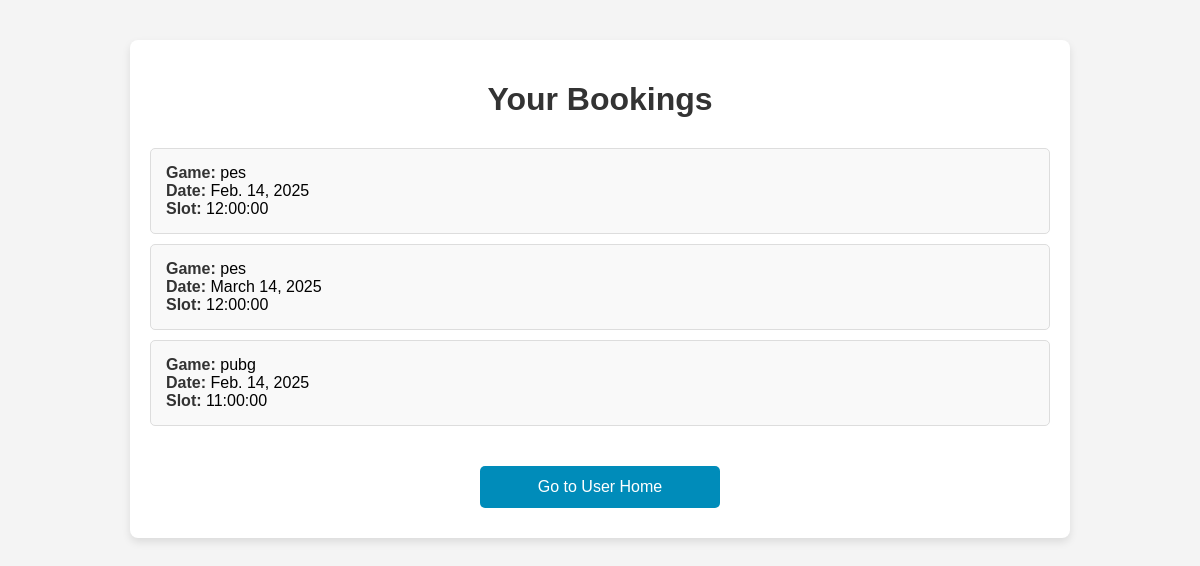
/my-bookings/ (signed in), run on an earlier commit of the app's database.
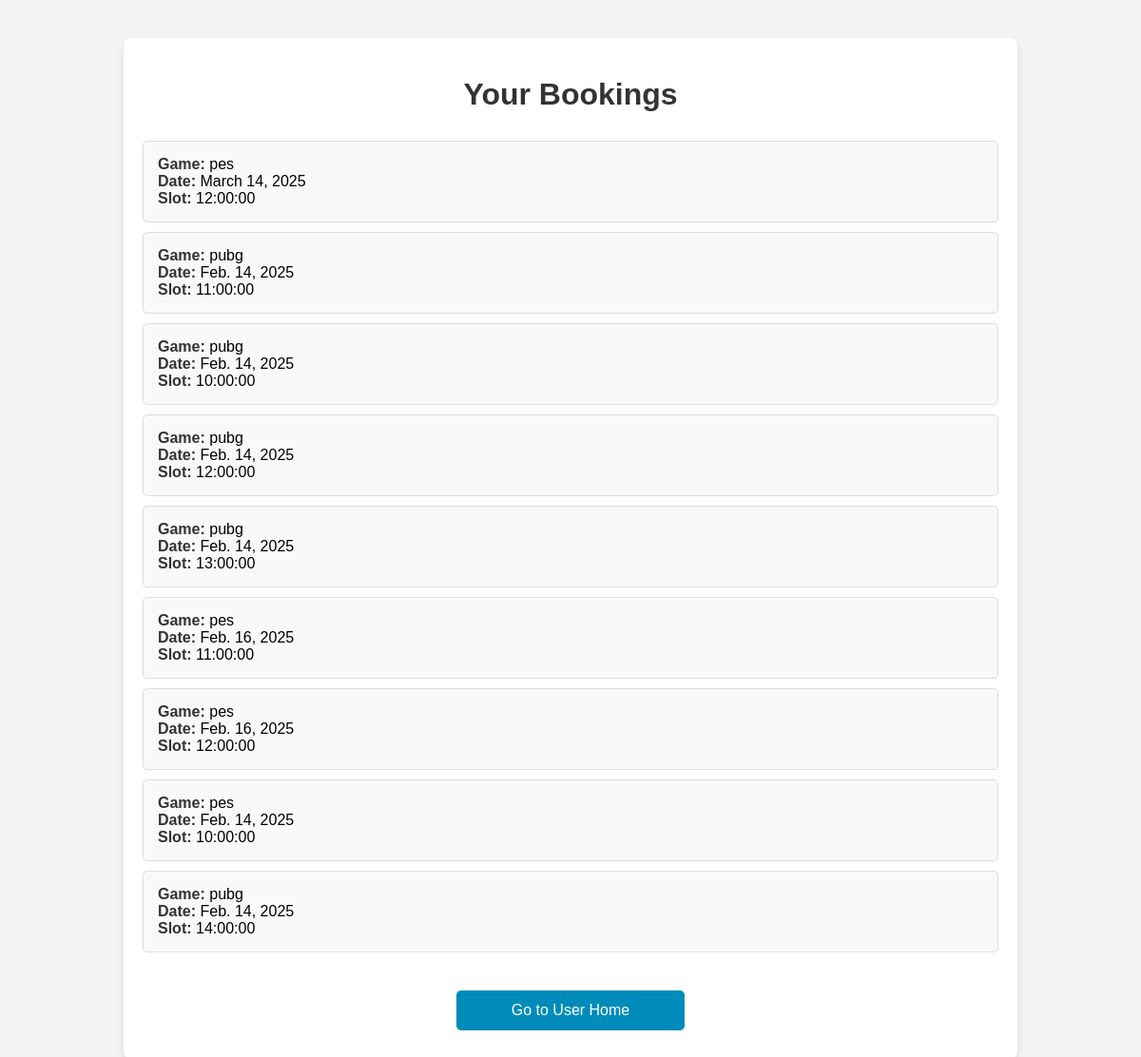
And on a later commit of the database.
### app/models.py (models this page shows, shortened)
class SlotBooking(models.Model):
    user = models.ForeignKey(User, on_delete=models.CASCADE)  # Link to user
    name = models.CharField(max_length=100)
    email = models.EmailField()
    game = models.ForeignKey(Game, on_delete=models.CASCADE)
    slot = models.ForeignKey(Slot, on_delete=models.CASCADE)
    date = models.DateField()
    booking_time = models.DateTimeField(default=now)

class Game(models.Model):
    g_id = models.CharField(max_length=20, unique=True)
    title = models.CharField(max_length=100)
    description = models.TextField()
    release_date = models.DateField()
    price = models.DecimalField(max_digits=10, decimal_places=2)
    image = models.FileField()

class Slot(models.Model):
    TIME_SLOT_CHOICES = [
        ('10:00 AM - 12:00 PM', '10:00 AM - 12:00 PM'),
        ('12:00 PM - 2:00 PM', '12:00 PM - 2:00 PM'),
        ('2:00 PM - 4:00 PM', '2:00 PM - 4:00 PM'),
        ('4:00 PM - 6:00 PM', '4:00 PM - 6:00 PM'),
        ('6:00 PM - 8:00 PM', '6:00 PM - 8:00 PM'),
    ]
    game = models.ForeignKey(Game, on_delete=models.CASCADE, related_name="slots")
    date = models.DateField()
    time_slot = models.CharField(max_length=20, choices=TIME_SLOT_CHOICES)
    reserved = models.BooleanField(default=False)
    booking_time = models.DateTimeField(null=True, blank=True)  # Track when booked
    class Meta:
        unique_together = ('game', 'date', 'time_slot')

### app/views.py (the view)
# urls.py: path('my-bookings/', views.my_bookings, name='my_bookings'),
@login_required
def my_bookings(request):
    bookings = SlotBooking.objects.filter(user=request.user)
    return render(request, 'user/my_bookings.html', {'bookings': bookings})

### templates/user/my_bookings.html (shortened to what this page needs)
<!DOCTYPE html>
<html lang="en">
<head>
</head>
<body>
<div class="container">
    <h1>Your Bookings</h1>
    {% if bookings %}
        <ul>
            {% for booking in bookings %}
                <li>
                    <strong>Game:</strong> {{ booking.game.title }} <br>
                    <strong>Date:</strong> {{ booking.date }} <br>
                    <strong>Slot:</strong> {{ booking.slot.time_slot }} <br>
                </li>
            {% endfor %}
        </ul>
    {% else %}
        <p class="no-bookings">You have no bookings yet. Please make a booking!</p>
    {% endif %}
    <div class="button-container">
        <a href="{% url 'user_home' %}" class="home-button">Go to User Home</a>
    </div>
</div>
</body>
</html>

### templates/user/my_bookings.html (style rules this page uses)
body { font-family: Arial, sans-serif; background-color: #f4f4f4; margin: 0; padding: 0; }
.container { width: 80%; max-width: 900px; margin: 40px auto; background-color: white; padding: 20px; border-radius: 8px; box-shadow: 0 4px 8px rgba(0, 0, 0, 0.1); }
h1 { text-align: center; color: #333; margin-bottom: 30px; }
ul { list-style-type: none; padding: 0; }
li { background-color: #f9f9f9; border: 1px solid #ddd; margin-bottom: 10px; padding: 15px; border-radius: 5px; }
li strong { color: #333; }
.button-container { text-align: center; margin-top: 30px; }
.home-button, .book-button { background-color: #008CBA; color: white; padding: 12px 20px; font-size: 16px; border: none; border-radius: 5px; cursor: pointer; width: 200px; margin: 10px; text-decoration: none; display: inline-block; }

What changed in the data, as far as the page shows it:
removed SlotBooking: game "pes", date "Feb. 14, 2025", slot.time_slot "12:00:00"
added SlotBooking: game "pubg", date "Feb. 14, 2025", slot.time_slot "10:00:00"
added SlotBooking: game "pubg", date "Feb. 14, 2025", slot.time_slot "12:00:00"
added SlotBooking: game "pubg", date "Feb. 14, 2025", slot.time_slot "13:00:00"
added SlotBooking: game "pes", date "Feb. 16, 2025", slot.time_slot "11:00:00"
added SlotBooking: game "pes", date "Feb. 16, 2025", slot.time_slot "12:00:00"
added SlotBooking: game "pes", date "Feb. 14, 2025", slot.time_slot "10:00:00"
added SlotBooking: game "pubg", date "Feb. 14, 2025", slot.time_slot "14:00:00"
